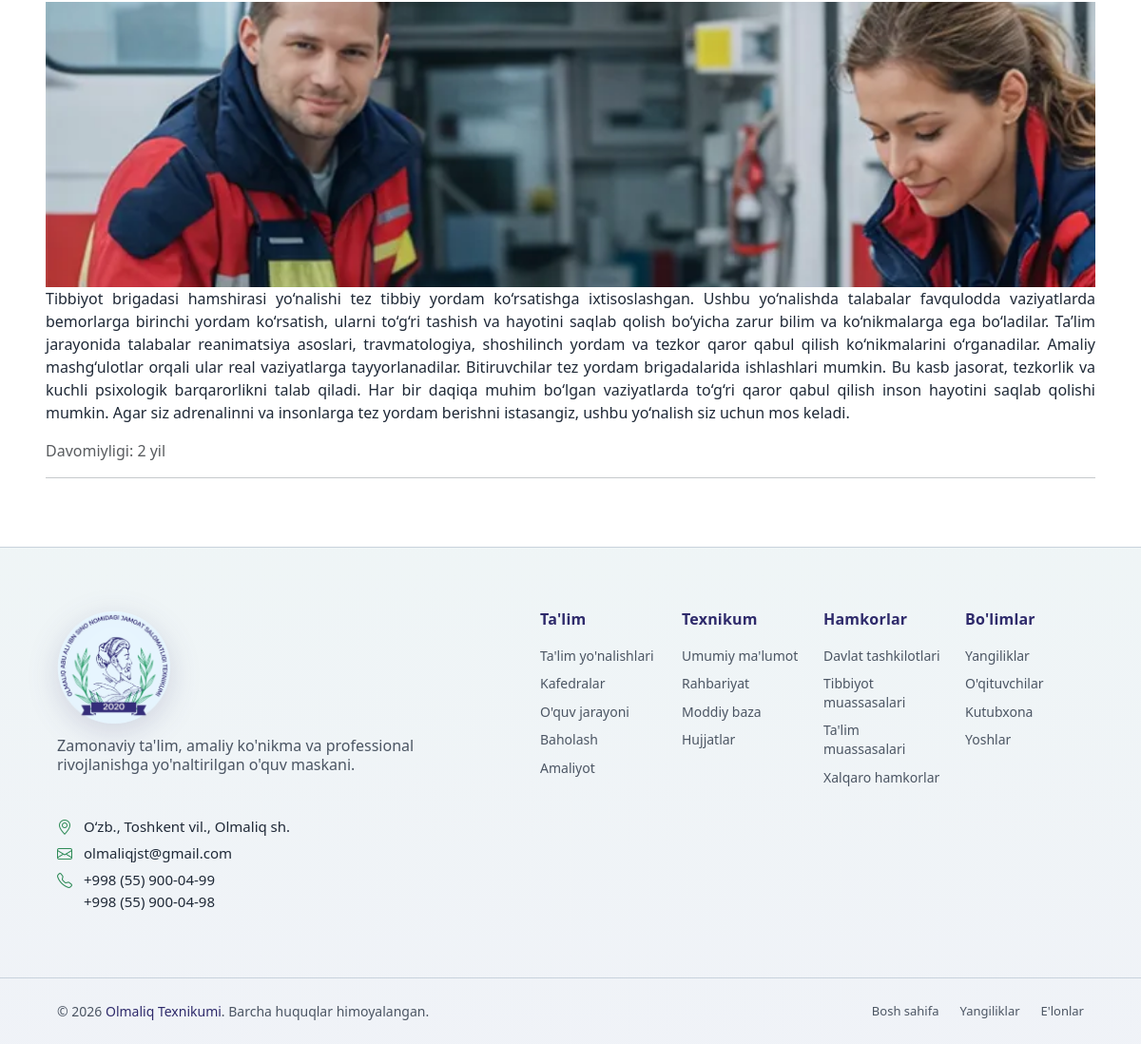
The page /talim/yonalishlar/ (lower part) on the database as committed earlier.
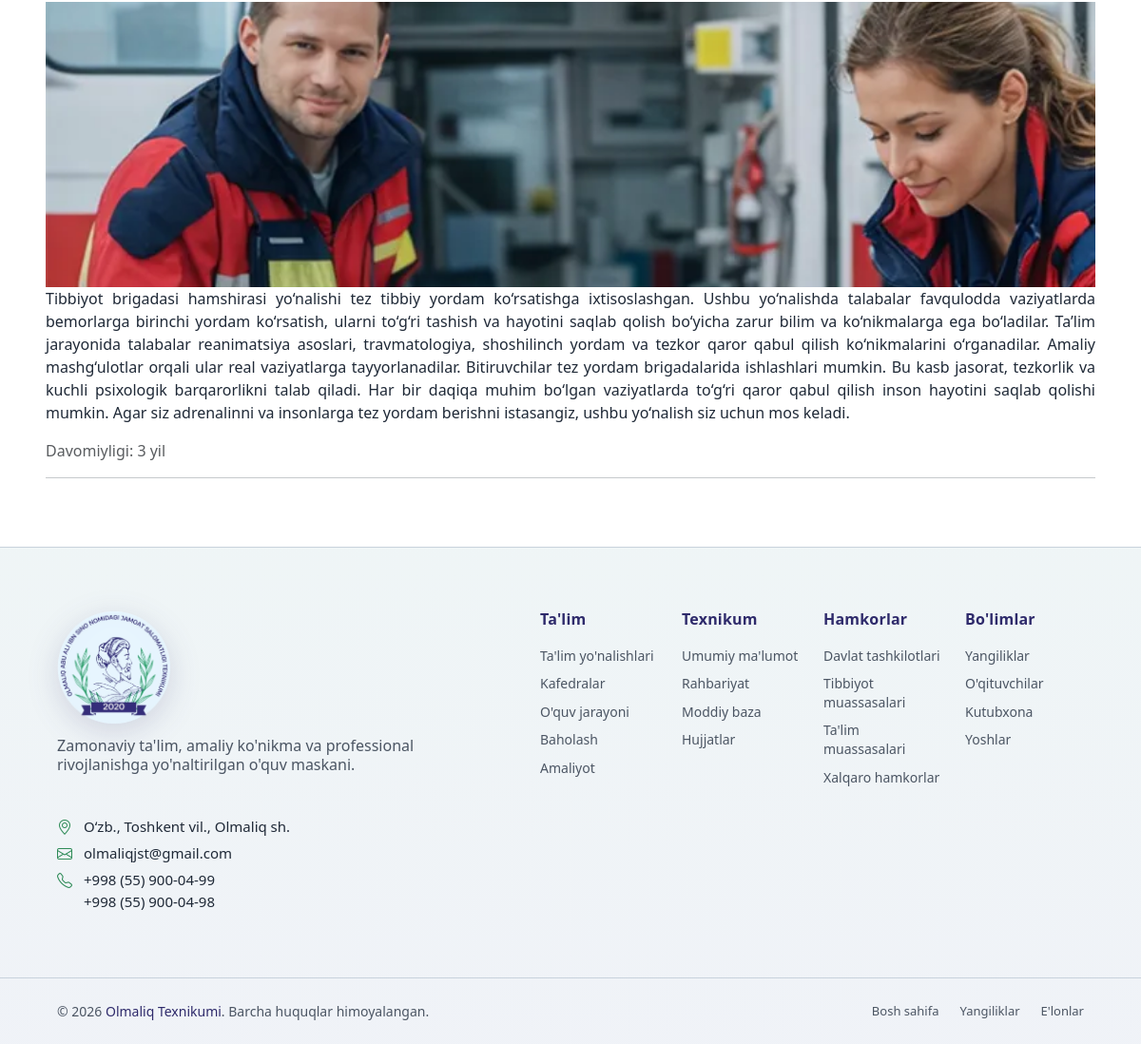
The same page on the database as committed later.
### education/models.py (models this page shows, shortened)
class EducationDirection(models.Model):
    name = models.CharField(max_length=200)
    slug = models.SlugField(unique=True)
    description = models.TextField()
    image = models.ImageField(upload_to='education/directions/', blank=True, null=True)
    duration_years = models.PositiveSmallIntegerField(default=2)
    departments = models.ManyToManyField(Department, related_name='education_directions', blank=True)
    is_active = models.BooleanField(default=True)
    class Meta:
        ordering = ['name']
        verbose_name = "Ta'lim yo'nalishi "
        verbose_name_plural = "Ta'lim yo'nalishlari "

### education/views.py (the view)
# urls.py: path('yonalishlar/', views.directions, name='directions'),
def directions(request):
    items = EducationDirection.objects.filter(is_active=True)
    return render(request, 'education/directions.html', {'directions': items})

### core/context_processors.py (called while the page is built)
def menu_context(request):
    menu_items = (
        Menu.objects.filter(parent__isnull=True, is_active=True)
        .prefetch_related('children')
        .order_by('order', 'id')
    )
    topbar = TopbarSettings.objects.filter(is_active=True).first()
    return {
        'menu_items': menu_items,
        'topbar_settings': topbar,
    }

### education/templates/education/directions.html (shortened to what this page needs)
{% extends 'base.html' %}
{% block content %}
<section>
    {% for direction in directions %}
        <div>
            <img src="{{ direction.image.url }}" alt="{{ direction.name }}" class="w-100" style="height: 300px; object-fit: cover; object-position: 0% 25%;">
            <p class="lh-base" style="text-align: justify;">{{ direction.description }}</p>
            <p class="text-muted">Davomiyligi: {{ direction.duration_years }} yil</p>
            <hr>
        </div>
    {% empty %}
        <p>Yo'nalishlar mavjud emas.</p>
    {% endfor %}
</section>
{% endblock %}

Rows that differ between the two databases and show on the page:
changed EducationDirection: duration_years "2" → "3"
